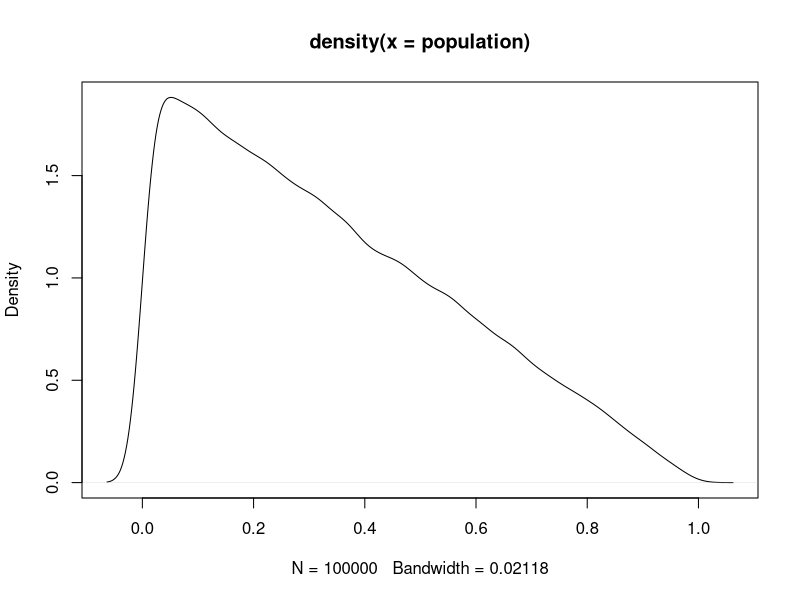
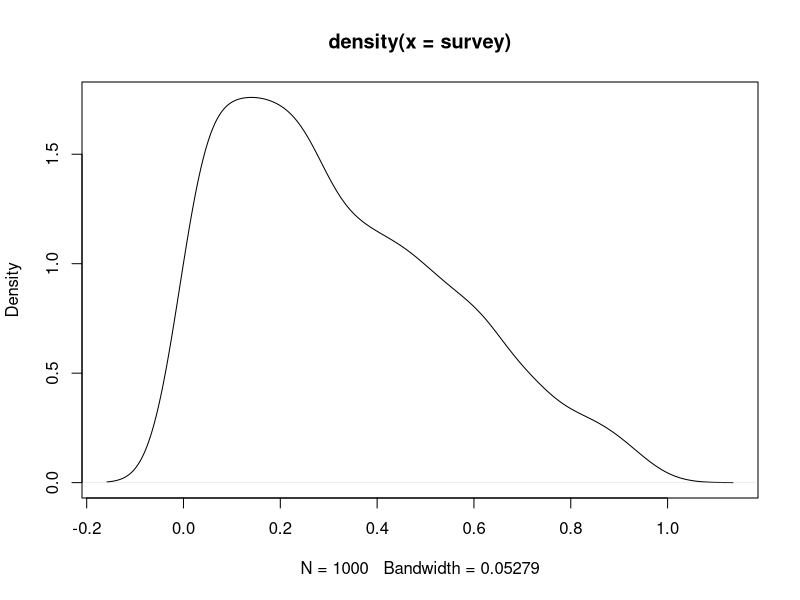
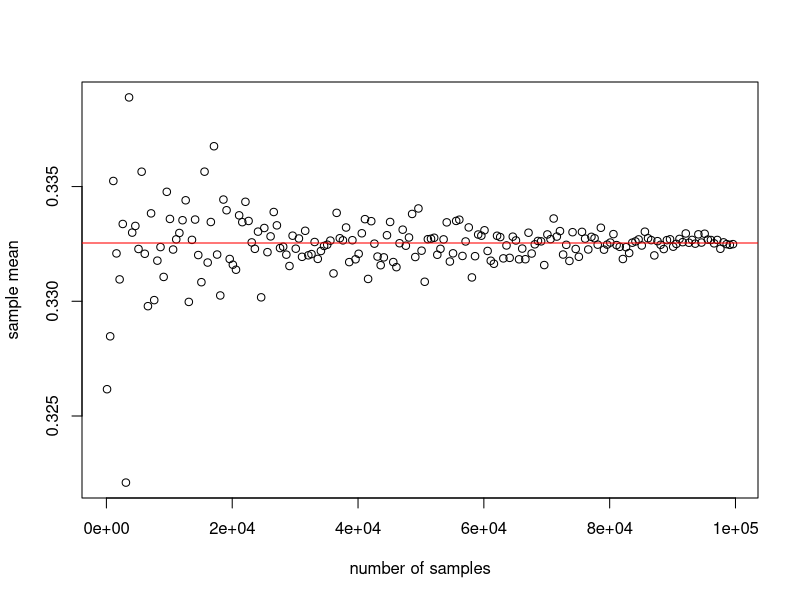
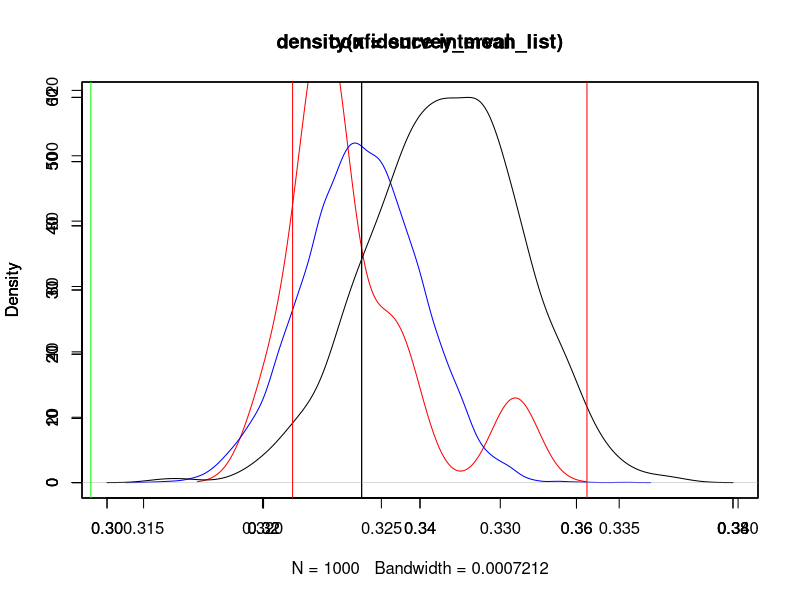

Reproduce these figures in R, in order.
## ---- chunk 1
population <- rbeta (100000, 1, 2)
plot (density (population))
# population mean
mean(population) 
# population variance
var(population)

## ---- chunk 2
survey = sample(population, size = 1000)
plot (density (survey))
# sample mean as estimator of population mean
est.mean = mean(survey)

# unbiased estimator of population variance
est.var = 1000/(1000-1) * var(survey)

## ---- chunk 3
est.meanlist <- c()
for (i in 1:1000){
  survey = sample(population, size = 1000)
  est.meanlist <- c(est.meanlist, mean(survey))
}
mean(est.meanlist)
## ---- chunk 4
sample_mean = mean(survey)

#standard error of the sample mean
ss = sqrt(est.var/1000)

print ("point estimate of mean")
print (sample_mean)
print ("95% normal-approximated confidence interval of mean")
c(sample_mean - 1.96 * ss, sample_mean + 1.96 * ss)

## ---- chunk 5
survey_mean_list  <- c()
survey_times <- seq(100, 100000, 500)
for (n in survey_times ){
  survey <- sample(population, size = n, replace = F)
  survey_mean_list  <- c(survey_mean_list , mean(survey))
}

plot(survey_times, survey_mean_list , xlab = "number of samples", ylab = "sample mean")
abline(h = mean(population), col = "red")
## ---- chunk 6

# Now we show the central limit theorem
survey_times <- c(10,  10000)
col <- c("red",  "blue") #"green",
i = 1
for (n in survey_times ){
  print (n)
  # central limit theorem talks about distribution of the sample mean
  # we cannot calculate the distribution for a single survey, so we draw sample multiple times
  survey_mean_list <- c()
  for (m in 1:n)
  {
    survey <- sample(population, size = 1000, replace = TRUE)
    survey_mean_list <- c(survey_mean_list, mean(survey))
  }
  # sample_mean_list_standard <- survey_mean_list  - mean(population)
  plot(density (survey_mean_list),  col = col[i], xlim = c(0.3, 0.38), ylim  = c(0,60), xlab = "")
  abline(v = mean(population), col = "black")
  par(new = T)
  i = i  + 1
}


## ---- chunk 7
survey <- sample(population, 5000)
print (length(survey))
bootstrap_means = c() # store bootstrapped means
for (i in 1:1000){
  # resample from the sample with replacement
  boot_data <- sample(survey, length(survey), replace = T)
  boot_mean <- mean(boot_data)
  bootstrap_means <- c(bootstrap_means, boot_mean)
}

# then simple quantile function to 
print ("point estimate of mean")
print (sample_mean)

print ("point estimate of mean")
print (mean(bootstrap_means))

print ("normal confidence interval")
print (c(sample_mean - 1.96 * ss, sample_mean + 1.96 * ss))

print ("95% bootstrap confidence interval of mean")
conf = quantile(bootstrap_means, c(0.025, 0.975))
print (conf)
plot(density(bootstrap_means), main = "confidence interval")
abline(v = conf[1], col = "red")
abline(v = conf[2], col = "red")
abline(v = sample_mean - 1.96 * ss, col = "green")
abline(v = sample_mean + 1.96 * ss, col = "green")


